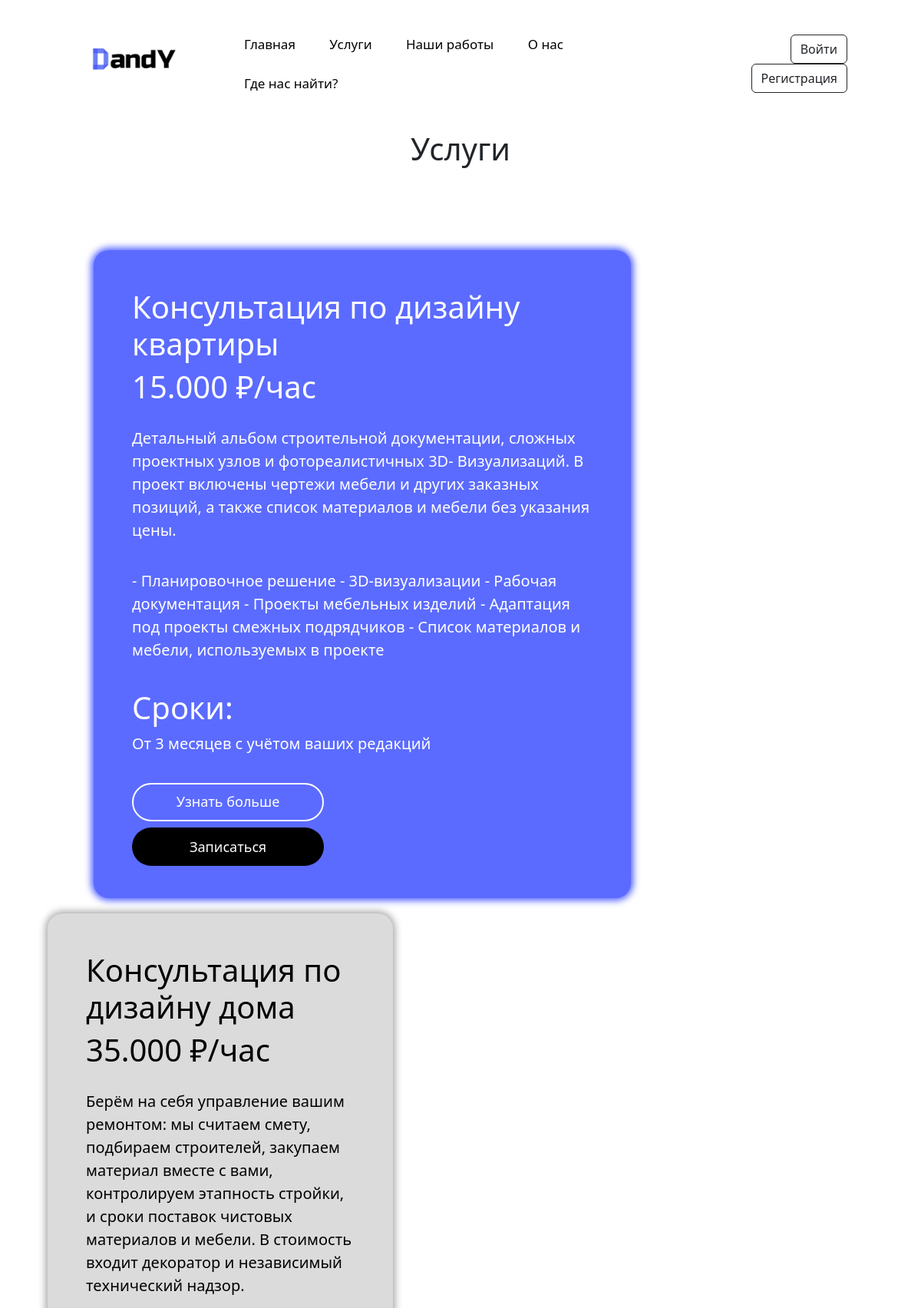
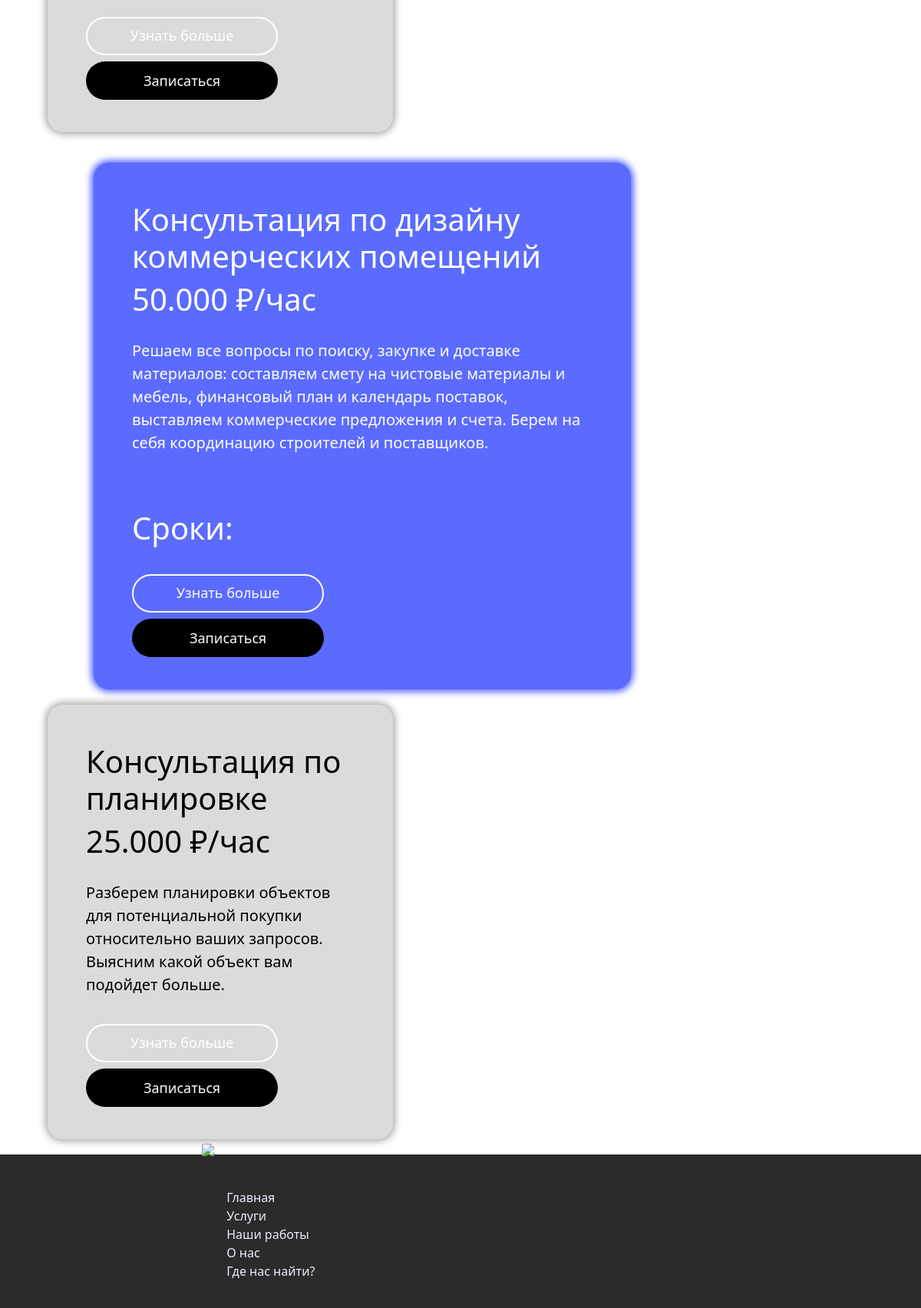
/services.php, run on the app's committed database (2 pictures, top to bottom).
### tables this page shows
CREATE TABLE `services` (
  `id_services` int NOT NULL,
  `name_services` varchar(255) DEFAULT NULL,
  `price_services` varchar(255) DEFAULT NULL,
  `info_services` varchar(1000) DEFAULT NULL,
  `details_services` varchar(255) NOT NULL,
  `term_services` varchar(255) NOT NULL,
  `photo-services` varchar(2000) NOT NULL
);

### services.php (the view, shortened to what this page needs)
<?php
require_once('header.php');
require_once('db.php');
$sql = "SELECT id_services, name_services, price_services, info_services, details_services, term_services FROM services";
$result = $conn->query($sql);
$services = [];
if ($result->num_rows > 0) {
    while ($row = $result->fetch_assoc()) {
        $services[] = $row;
    }
}
?>
<body>
    <div class="container">
        <div class="h1-title">
            <h1 class="title">Услуги</h1>
        </div>
        <?php $isLeft = true; ?>
        <?php foreach ($services as $service): ?>
            <?php if ($isLeft): ?>
                <div class="info-servis">
            <?php endif; ?>
            <div class="<?php echo $isLeft ? 'left-column' : 'right-column'; ?>">
                <div class="<?php echo $isLeft ? 'big-info-servis' : 'min-info-servis'; ?>">
                    <div class="content-servic">
                        <div class="name-servis">
                            <h1><?php echo htmlspecialchars($service['name_services']); ?></h1>
                            <h1><?php echo htmlspecialchars($service['price_services']); ?></h1>
                        </div>
                        <div class="info-servis">
                            <p><?php echo htmlspecialchars($service['info_services']); ?></p>
                        </div>
                        <?php if ($isLeft): ?>
                            <div class="info-servis">
                                <p><?php echo htmlspecialchars($service['details_services']); ?></p>
                            </div>
                            <div class="time-servis">
                                <h1>Сроки:</h1>
                                <p><?php echo htmlspecialchars($service['term_services']); ?></p>
                            </div>
                        <?php endif; ?>
                        <div class="d-grid gap-2 button-down">
                            <a class="butbut-one" href="examples.php?id=<?php echo $service['id_services']; ?>">Узнать больше</a>
                            <a class="butbut-down" href="entry.php?id=<?php echo $service['id_services']; ?>">Записаться</a>
                        </div>
                    </div>
                </div>
            </div>
            <?php if (!$isLeft): ?>
                </div>
            <?php endif; ?>
            <?php $isLeft = !$isLeft; ?>
        <?php endforeach; ?>
    </div>
</body>
<?php require_once('footer.php'); ?>

### header.php (shortened to what this page needs)
<!DOCTYPE html>
<html lang="ru">
<head>
    <link rel="stylesheet" href="css/style.css">
    <link rel="stylesheet" href="css/bootstrap.css">
</head>
<body>
<div class="ero">
    <nav>
        <a href="index.php"><img src="media/Black logo.png" class="logo"></a>
        <ul>
            <li><a href="index.php" class="header-link">Главная</a></li>
            <li><a href="services.php" class="header-link">Услуги</a></li>
            <li><a href="" class="header-link">Наши работы</a></li>
            <li><a href="#about-as-container" class="header-link">О нас</a></li>
            <li><a href="footer.php" class="header-link">Где нас найти?</a></li>
        </ul>
        <div class="text-end">
        <?php if (isset($_SESSION['user_id'])): ?>
            <a class="btn-aut btn btn-outline-dark" href="prof.php">Профиль</a>
            <a class="btn-aut btn btn-outline-dark" href="logout.php">Выход</a>
        <?php else: ?>
            <a href="signin.php" type="button" class="btn-aut btn btn-outline-dark">Войти</a>
            <a href="signup.php" type="button" class="btn-reg btn btn-outline-dark">Регистрация</a>
        <?php endif; ?>
        </div>
    </nav>
</div>

### footer.php (shortened to what this page needs)
<footer >
    <div class="footer-hero">
        <div>
            <a href="index.php">
                <img  src="media/WhiteLogo.png" class="logo-footer">
            </a>
            <ul class="footer-ul">
                <li><a href="index.php" class="footer-a">Главная</a></li>
                <li><a href="services.php"class="footer-a">Услуги</a></li>
                <li><a href=""class="footer-a">Наши работы</a></li>
                <li><a href="#about-as-container"class="footer-a">О нас</a></li>
                <li><a href=""class="footer-a">Где нас найти?</a></li>
            </ul>
        </div>
        </div>
</footer>

### css/style.css (style rules this page uses)
* { margin: 0; padding: 0; box-sizing: border-box; scroll-behavior: smooth; }
li { list-style-type: none; }
ul { margin-left: 0; padding-left: 0; }
.logo { width: 150px; }
nav { width: 100%; position: absolute; top: 0; left: 0; padding: 20px 8%; display: flex; align-items: center; justify-content: space-between; }
nav ul li { list-style: none; display: inline-block; margin-left: 40px; margin-top: 25px; }
nav ul li a { text-decoration: none; color: white; }
.text-end { margin-top: 9px; }
.header-link { color: black; }
.ero { font-size: 17px; }
.h1-title { display: flex; justify-content: center; margin-top: 170px; margin-bottom: 80px; }
.info-servis { display: flex; flex-wrap: wrap; }
.big-info-servis { width: 700px; height:fit-content; background-color:#5b6bff; border-radius: 20px; margin-left: 80px; margin-top: 20px; color: white; box-shadow: 0px 0px 10px 3px #4a5cff; }
.min-info-servis { width: 450px; height: fit-content; background-color:#dbdbdb; margin-left: 20px; margin-top: 20px; border-radius: 20px; color: rgb(0, 0, 0); box-shadow: 0px 0px 10px 3px #aaaaaa; }
.content-servic { padding-left: 50px; padding-right: 50px; padding-top: 50px; padding-bottom: 50px; }
.button-down { width: 300px; height: 50px; margin-bottom: 50px; }
.name-servis { padding-bottom: 20px; }
.info-servis { padding-bottom: 20px; font-size: 20px; }
.time-servis { padding-bottom: 20px; }
.butbut-down { width: 250px; height: 50px; font-size: 18px; border-radius: 40px; vertical-align: middle; line-height: 50px; background-color: #000000; color: white; text-decoration: none; text-align: center; }
.butbut-one { width: 250px; height: 50px; font-size: 18px; border-radius: 40px; vertical-align: middle; line-height: 45px; border: 2px solid ; border-color: #ffffff; color: rgb(255, 255, 255); text-decoration: none; text-align: center; }
.logo-footer { width: 150px; margin-top: -80px; }
.footer-hero { width: 100%; background-color: #2b2b2b; display: flex; justify-content: space-around; align-items: center; padding-bottom: 20px; padding-top: 20px; }
.footer-ul { list-style-type: none; }
.footer-a { text-decoration: none; color: #eaedff; }

### data on the page
services: name_services "Консультация по дизайну квартиры", price_services "15.000 ₽/час", info_services "Детальный альбом строительной документации, сложных проектных узлов и фотореалистичных 3D- Визуализаций. В проект включены чертежи мебели и других заказных позиций, а также список материалов и мебели без указания цены.", details_services "- Планировочное решение - 3D-визуализации - Рабочая документация - Проекты мебельных изделий - Адаптация под проекты смежных подрядчиков - Список материалов и мебели, используемых в проекте", term_services "От 3 месяцев с учётом ваших редакций"
services: name_services "Консультация по дизайну дома", price_services "35.000 ₽/час", info_services "Берём на себя управление вашим ремонтом: мы считаем смету, подбираем строителей, закупаем материал вместе с вами, контролируем этапность стройки, и сроки поставок чистовых материалов и мебели. В стоимость входит декоратор и независимый технический надзор."
services: name_services "Консультация по дизайну коммерческих помещений", price_services "50.000 ₽/час", info_services "Решаем все вопросы по поиску, закупке и доставке материалов: составляем смету на чистовые материалы и мебель, финансовый план и календарь поставок, выставляем коммерческие предложения и счета. Берем на себя координацию строителей и поставщиков."
services: name_services "Консультация по планировке", price_services "25.000 ₽/час", info_services "Разберем планировки объектов для потенциальной покупки относительно ваших запросов. Выясним какой объект вам подойдет больше."
